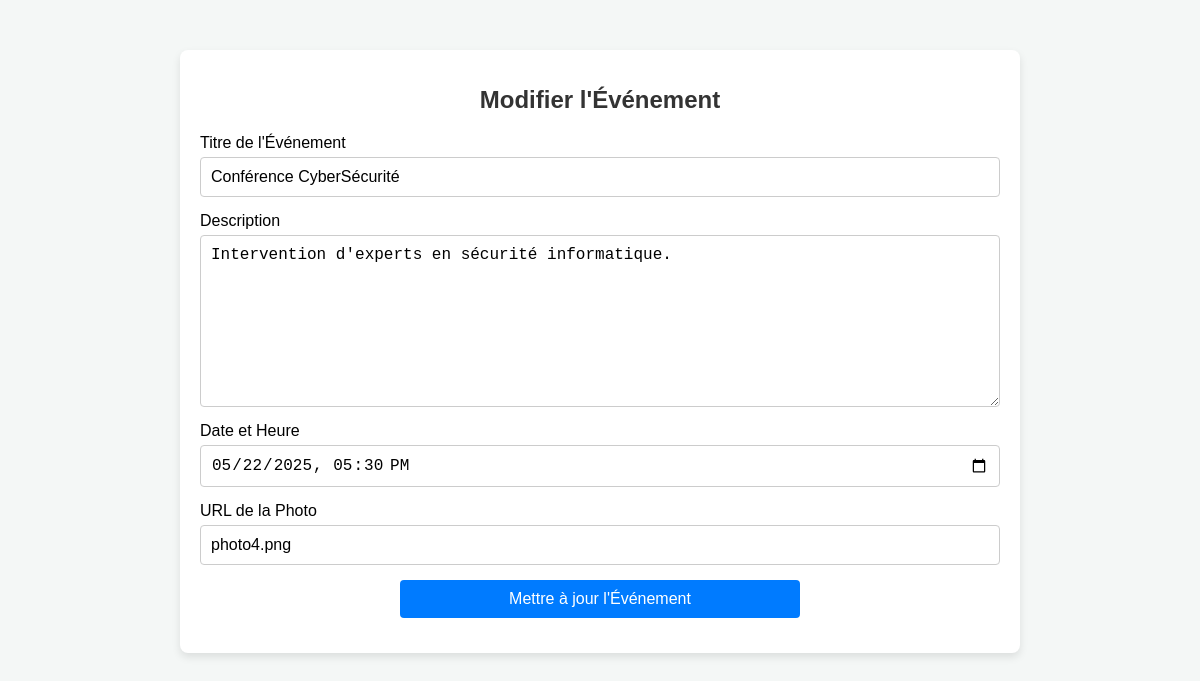
Page /modifierevenement.php?id_evenement=16 (signed in) on the committed database.
### tables this page shows
CREATE TABLE `evenement` (
  `id_evenement` int(11) NOT NULL,
  `titre` varchar(255) NOT NULL,
  `description` text NOT NULL,
  `date_evenement` datetime NOT NULL,
  `idclub` int(11) NOT NULL,
  `photo` varchar(255) NOT NULL
);

### modifierevenement.php (the view, shortened to what this page needs)
<?php
include 'db_connect.php';
if (isset($_GET['id_evenement'])) {
    $event_id = $_GET['id_evenement'];
    $stmt = $conn->prepare("SELECT * FROM evenement WHERE id_evenement = ?");
    $stmt->bind_param("i", $event_id);
    $stmt->execute();
    $result = $stmt->get_result();
    if ($result->num_rows > 0) {
        $event = $result->fetch_assoc();
    } else {
        echo "Événement non trouvé.";
        exit();
    }
} else {
    echo "ID d'événement manquant.";
    exit();
}
?>
<!DOCTYPE html>
<html lang="fr">
<head>
</head>
<body>
<div class="container">
    <h1>Modifier l'Événement</h1>
    <form method="POST">
        <div class="form-group">
            <label for="titre">Titre de l'Événement</label>
            <input type="text" name="titre" id="titre" value="<?= htmlspecialchars($event['titre']) ?>" required>
        </div>
        <div class="form-group">
            <label for="description">Description</label>
            <textarea name="description" id="description" required><?= htmlspecialchars($event['description']) ?></textarea>
        </div>
        <div class="form-group">
            <label for="date_evenement">Date et Heure</label>
            <input type="datetime-local" name="date_evenement" id="date_evenement"
                   value="<?= date('Y-m-d\TH:i', strtotime($event['date_evenement'])) ?>" required>
        </div>
        <div class="form-group">
            <label for="photo">URL de la Photo</label>
            <input type="text" name="photo" id="photo" value="<?= htmlspecialchars($event['photo']) ?>" required>
        </div>
        <div class="btn-container">
            <button type="submit" name="submit">Mettre à jour l'Événement</button>
        </div>
    </form>
</div>
</body>
</html>

### modifierevenement.php (style rules this page uses)
body { font-family: 'Arial', sans-serif; background-color: #f4f7f6; margin: 0; padding: 0; }
.container { max-width: 800px; margin: 50px auto; padding: 20px; background-color: #ffffff; border-radius: 8px; box-shadow: 0 4px 8px rgba(0, 0, 0, 0.1); }
h1 { text-align: center; color: #333; font-size: 24px; margin-bottom: 20px; }
form { display: flex; flex-direction: column; }
input, textarea, button { margin-bottom: 15px; padding: 10px; border-radius: 4px; border: 1px solid #ccc; font-size: 16px; }
textarea { resize: vertical; min-height: 150px; }
button { background-color: #007BFF; color: white; border: none; cursor: pointer; font-size: 16px; }
.form-group { display: flex; flex-direction: column; }
label { font-size: 16px; margin-bottom: 5px; }
.btn-container { display: flex; justify-content: center; }
.btn-container button { width: 50%; }

### rows in the picture
evenement: titre "Conférence CyberSécurité", description "Intervention d'experts en sécurité informatique.", date_evenement "05/22/2025 17:30", photo "photo4.png"
